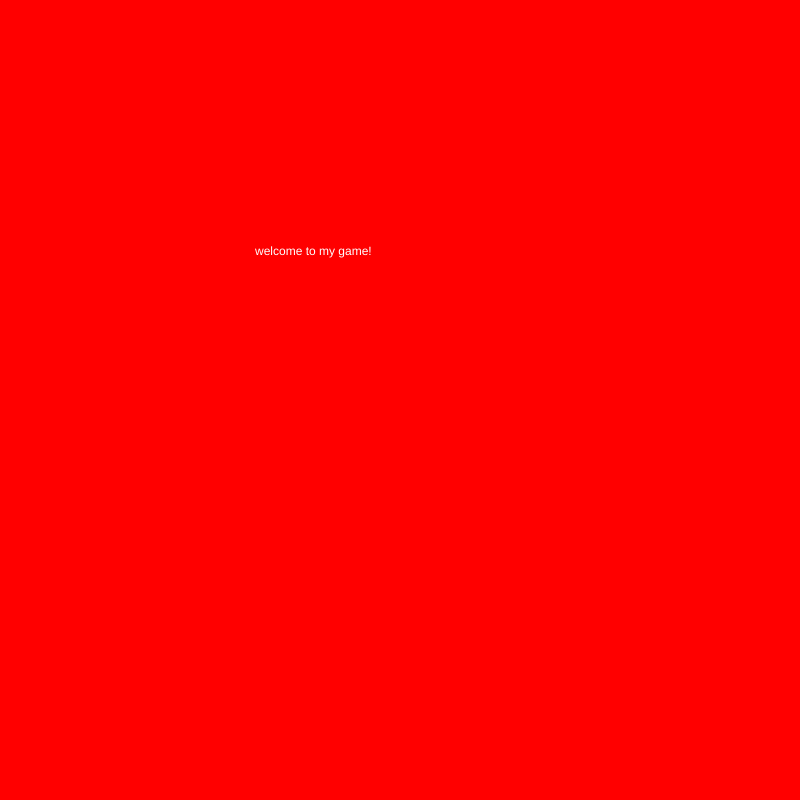
Frame 1 (no input)
Frame 60 (no input): identical to frame 1, image omitted
Frame 120 (the mouse pressed at the canvas centre since frame 60): identical to frame 1, image omitted

The p5.js sketch that drew this single still picture (run headless with seeded random() and noise() and a simulated clock; from frame 60 on, the mouse is pressed at the canvas centre):

// p5.js sketch
// ── sketch.js
var cars = [];
var frogPos;
var myState = 0;
var timer = 0;

function setup() {

  createCanvas(800, 800);
  //spawn cars
  for (var i = 0; i < 10; i++) {
    cars.push(new Car());
  }
  frogPos = createVector(width / 2, height - 80);
  rectMode(CENTER);
  ellipseMode(CENTER);
}

function draw() {
  switch (myState) {

    case 0: // splash screen
      background('red');
      fill('white');
      text('welcome to my game!', 255, 255);
      break;

    case 1:
      background('yellow');
      game();
      timer++ ;
      if (timer>800) {
        myState = 3 ;
        timer = 0 ;
      } // the game state
      break;

    case 2: // the win state
    resetTheGame()
      background('red');
      fill('white');
      text('winner!', 255, 255);
      break;

    case 3: // the lose state
    resetTheGame()
      background('black');
      fill('white');
      text('loser!', 255, 255);
      break;

  }
}
//advance states
function mouseReleased() {
  switch (myState) {

    case 0:
      myState = 1;
      break;

    case 2:
      myState = 0;
      break;

    case 3:
      myState = 0;
      break;

  }
}



// car class!!
function Car() {
  // attributes
  this.pos = createVector(100, 100);
  this.vel = createVector(random(-5, 5), random(-5, 5));
  this.r = random(255);
  this.g = random(255);
  this.b = random(255);


  // methods
  this.display = function() {
    fill(this.r, this.g, this.b);
    rect(this.pos.x, this.pos.y, 100, 50);
    ellipse(this.pos.x - 45, this.pos.y + 25, 50, 50);
    ellipse(this.pos.x + 45, this.pos.y + 25, 50, 50);
  }

  this.drive = function() {
    this.pos.add(this.vel);

    if (this.pos.x > width) this.pos.x = 0;
    if (this.pos.x < 0) this.pos.x = width;
    if (this.pos.y > height) this.pos.y = 0;
    if (this.pos.y < 0) this.pos.y = height;

  }

}


function checkForKeys() {
  if (keyIsDown(LEFT_ARROW)) frogPos.x = frogPos.x - 10;
  if (keyIsDown(RIGHT_ARROW)) frogPos.x = frogPos.x + 10;
  if (keyIsDown(UP_ARROW)) frogPos.y = frogPos.y - 10;
  if (keyIsDown(DOWN_ARROW)) frogPos.y = frogPos.y + 10;

}


function resetTheGame() {
cars = [] ;
//spawn cars
for (var i = 0; i < 30; i++) {
  cars.push(new Car());
}
timer = 0 ;

}

function game() {
  background(100);
  for (var i = 0; i < cars.length; i++) {
    cars[i].display();
    cars[i].drive();
    if (cars[i].pos.dist(frogPos) < 50) {
      cars.splice(i, 1);
    }
  }
if (cars.length == 0) {
myState = 2

}
  // draw the frog
  fill('green');
  ellipse(frogPos.x, frogPos.y, 60, 60);
  checkForKeys();
}
